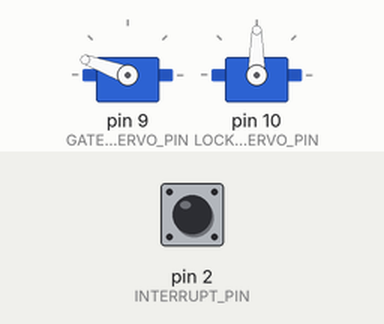
Simulated run of this sketch. Board: Arduino Uno, built with avr-gcc and run on an emulated ATmega328P. Parts: 2 × servo. Inputs (shaded band) come from the test bench; at power-on: pin 2 (INTERRUPT_PIN) LOW.

Above: at 1.2 s.
1.3 s: pin 2 (INTERRUPT_PIN) pulled HIGH for 0.15 s
At 2.7 s:
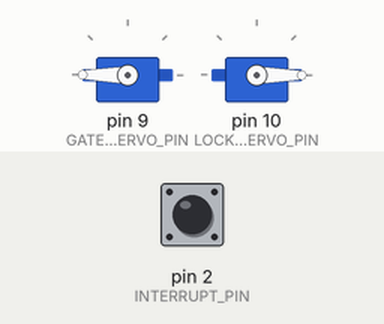
At 4.0 s:
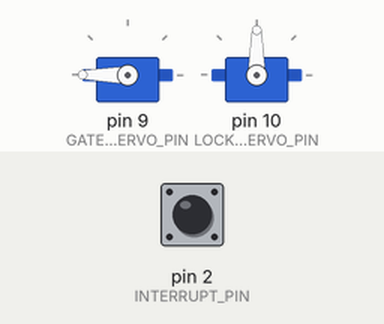
Timing chart, 0 to 5.7 s (numbered marks = the images above; inputs shaded):
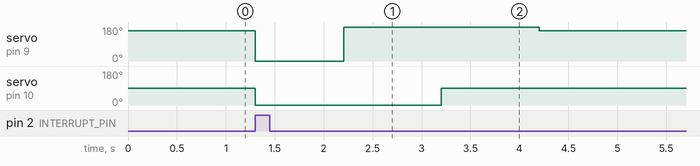

Measured:
- after the input at 1.3 s, servo on pin 9 (GATE_SERVO_PIN): 160° → 0° at once, → 180° 0.90 s later, → 160° 2.0 s later; servo on pin 10 (LOCK_SERVO_PIN): 90° → 0° at once, → 90° 1.9 s later

The sketch:

mouse_trap.ino
```cpp
#include <Servo.h>

#define INTERRUPT_PIN 2
#define GATE_SERVO_PIN 9
#define LOCK_SERVO_PIN 10

Servo gateservo;  // create servo object to control a servo
Servo lockservo;  // a maximum of eight servo objects can be created


int is_open = 0;
int time_count = 0;

void open(){
  lockservo.write(0);
  delay(100);
  gateservo.write(0);
  is_open = 1;
  digitalWrite(LED_BUILTIN, HIGH);
}

void close(){
  gateservo.write(180);
  delay(1000);
  lockservo.write(90);
  delay(1000);
  gateservo.write(160);
  digitalWrite(LED_BUILTIN, LOW);
}

void start_action() {
  if (is_open == 0) {
      open();
  }
}

void setup()
{
  //attachInterrupt(digitalPinToInterrupt(INTERRUPT_PIN), start_action, FALLING);
  attachInterrupt(digitalPinToInterrupt(INTERRUPT_PIN), start_action, RISING);
  gateservo.attach(GATE_SERVO_PIN);        // attaches the servo on pin 9 to the servo object
  gateservo.write(160);

  lockservo.attach(LOCK_SERVO_PIN);        // attaches the servo on pin 9 to the servo object
  lockservo.write(90);
}

void loop()
{
  if (is_open == 1) {
    time_count++;
    if (time_count == 10) {
      close();
    } else if (time_count == 100) {
      is_open = 0;
      time_count = 0;
    }
  } else {
    time_count = 0;
  }
  delay(100);
}
```
